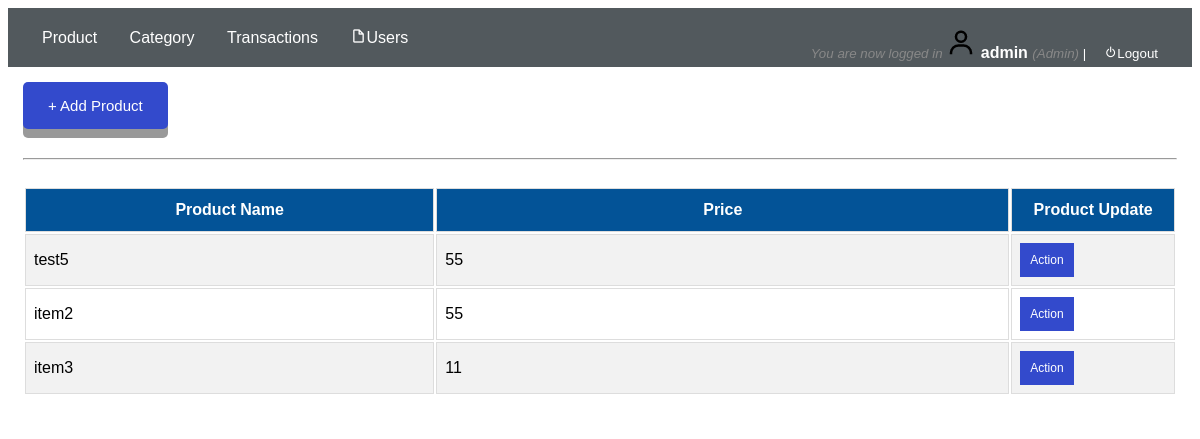
/admin/index.php (signed in), run on an earlier commit of the app's database.
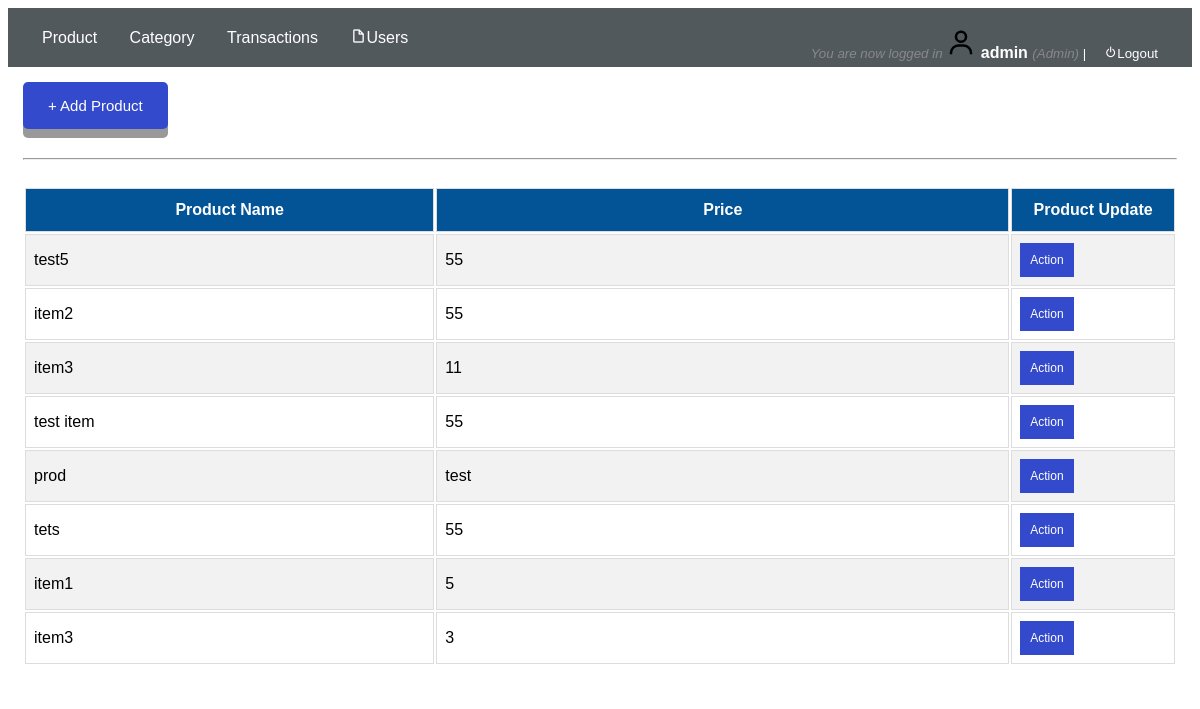
And on a later commit of the database.
### tables this page shows
CREATE TABLE `product` (
  `product_id` int(255) NOT NULL,
  `category_id` int(11) NOT NULL,
  `product_name` varchar(255) NOT NULL,
  `price` varchar(255) NOT NULL
);

### admin/product.php (the view, shortened to what this page needs)
<!DOCTYPE html>
<?php
$conn = mysqli_connect("localhost","root","") or die (mysqli_error($conn));
$sql = "SELECT * FROM product";
$q = mysqli_query($conn,$sql) or die (mysqli_error($conn));
?>
<html>
<head>
	<link rel = "stylesheet" type="text/css" href="../css/create_user.css" />
	<link href='https://unpkg.com/boxicons@2.0.9/css/boxicons.min.css' rel='stylesheet'>
</head>
<body>
<div class="button-align">
		<div class="first-modal">
			<button class="modal-button" href="#myModal1"> + Add Product</button>
		</div>
</div>
	<br>
	<hr>
	<br>
	<div id="tbody">
		<table width="100%">
			<tr>
				<th width="25%">Product Name</th>
			    <th width="35%">Price</th>
			    <th width="10%">Product Update</th>
			</tr>
			<?php
						while($r = mysqli_fetch_assoc($q))
						{
					?>
			 	<tr>
			 		<td><?php echo $r['product_name'];?></td>
					<td><?php echo $r['price'];?></td>
					<td>
						<div class="dropdown">
						  <button class="dropbtn">Action</button>
						</div>
					</td>
			 	</tr>
			 		<?php
						}
					?>
		</table>
	</div>
</body>
</html>

### admin/index.php (shortened to what this page needs)
<?php $load = (isset($_GET['page']) && $_GET['page'] != '') ? $_GET['page'] : '';?>
<!DOCTYPE html>
<html>
<head>
	<link rel = "stylesheet" type="text/css" href="../css/responsive.css" />
	<link href='https://unpkg.com/boxicons@2.0.9/css/boxicons.min.css' rel='stylesheet'>
</head>
<body>
	<div class="header">
		<div class="navbar">
			<ul>
			<li <?php if($load == 'product') {echo 'class="active"';} ?>><a href="index.php?page=product"><i class='bx bx-product-alt'></i>Product</a></li>
			<li <?php if($load == 'transactions') {echo 'class="active"';} ?>><a href="index.php?page=category"><i class='bx bx-product-alt'></i>Category</a></li>
			<li <?php if($load == 'transactions') {echo 'class="active"';} ?>><a href="index.php?page=transactions"><i class='bx bx-product-alt'></i>Transactions</a></li>
		      <li <?php if($load == 'users') {echo 'class="active"';} ?>><a href="index.php?page=users"><i class='bx bx-file-blank'></i>Users</a></li>
				<li style="float: right;"><small>
                  <i style="color: #888;"><?php if (isset($_SESSION['success'])) : ?>
                            <?php
                              echo $_SESSION['success'];
                            ?>
                          <?php endif ?></i>
              </small><img src="../images/user.png" >
                   <?php  if (isset($_SESSION['user'])) : ?>
                      <strong><?php echo $_SESSION['user']['name']; ?></strong>
                      <small>
                        <i  style="color: #888;">(<?php echo ucfirst($_SESSION['user']['user_type']); ?>)</i>
                        | <a href="../index.php?logout='1'" style="color: white;"> <i class='bx bx-power-off' ></i>Logout</a>
                      </small>
                    <?php endif ?></li>
			</ul>
		</div>
	</div>
	<div class="row">
		<div class="col-12 col-s-12 content">
			<?php
	          switch ($load) {
	            default:
	              require_once('product.php');
	              break;
	          	}
			?>
		</div>
	</div>
</body>
</html>

### css/responsive.css (style rules this page uses)
* { box-sizing: border-box; }
.row::after { content: ""; clear: both; display: table; }
[class*="col-"] { float: left; padding: 15px; }
html { font-family: "Lucida Sans", sans-serif; }
.header { background-color: #52595d; color: #ffffff; padding: 20px; }
.navbar ul { list-style-type: none; margin: 0; padding: 0; }
.navbar li { display: inline; }
.navbar li a { color: white; text-decoration: none; padding: 12px 14px; align: center; }
[class*="col-"] { width: 100%; }
@media only screen and (min-width: 600px) { .col-s-12 { width: 100%; } }
@media only screen and (min-width: 768px) { .col-12 { width: 100%; } }

### css/create_user.css (style rules this page uses)
.button-align { height: 50px; }
.first-modal { width: 150px; float: left; }
.first-modal button { display: inline-block; padding: 15px 25px; font-size: 15px; cursor: pointer; text-align: center; text-decoration: none; outline: none; color: #fff; background-color: #334acc; border: none; border-radius: 5px; box-shadow: 0 9px #999; }
#tbody { font-family: Arial, Helvetica, sans-serif; border-collapse: collapse; width: 100%; }
#tbody td, th { border: 1px solid #ddd; padding: 8px; }
#tbody tr:nth-child(even) { background-color: #f2f2f2; }
#tbody th { padding-top: 12px; padding-bottom: 12px; text-align: left; background-color: #035397; color: white; text-align: center; }
.dropbtn { background-color: #334acc; color: white; padding: 10px; font-size: 12px; border: none; }
.dropdown { position: relative; display: inline-block; }

What changed in the data, as far as the page shows it:
added product: product_name "test item", price "55"
added product: product_name "prod", price "test"
added product: product_name "tets", price "55"
added product: product_name "item1", price "5"
added product: product_name "item3", price "3"
